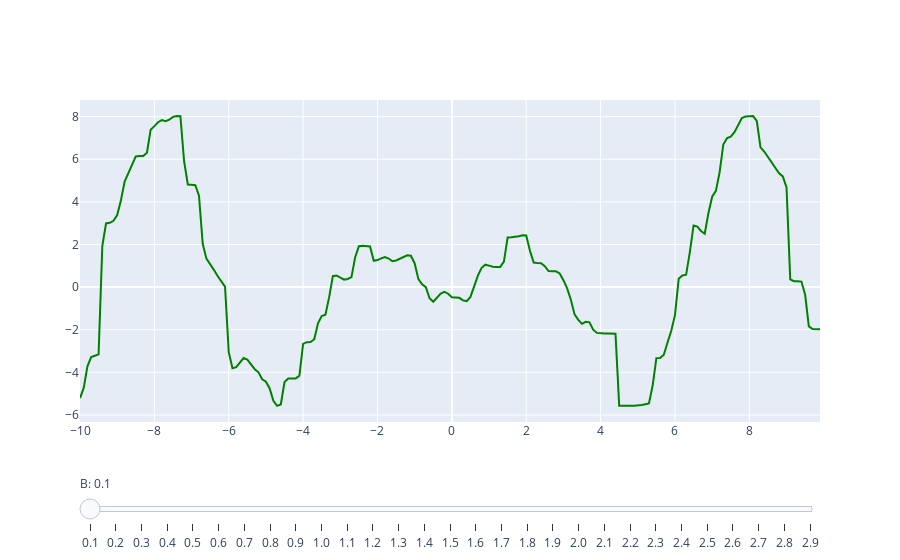

Write notebook code for a chart like this one.
### Code cell
import plotly.graph_objects as go
import numpy as np

# Create figure
fig = go.Figure()

# Add traces
for step in np.arange(0.1, 3, 0.1):
    gkr = GKR(x_synth, y_synth, step)

    x_p=[]
    y_p = []
    for x in x_real:
        x_p.append(x)
        y_p.append(gkr.predict(x))

    trace1 = go.Scatter(
            visible=False,
            line=dict(color="green", width=2),
            name="Regresja jądrowa dla B: " + str(round(step, 1)),
            x=x_p,
            y=y_p)

    fig.add_trace(trace1)

for step in np.arange(0.1, 3, 0.1):
    trace3 = go.Scatter(
            visible=False,
            line=dict(color="red", width=2),
            name="y=x*sin(x)",
            x=x_real,
            y=y_real)

    fig.add_trace(trace3)

# Make 0th trace visible
fig.data[0].visible = True

# Create and add slider
steps = []
for i in range(len(np.arange(0.1, 3, 0.1))):
    step = dict(
        method="update",
        args=[{"visible": [False] * len(fig.data)},
              {"title": "Wykres dla wartości B: " + str((i+1)/10)}],
    )
    step["args"][0]["visible"][i] = True
    step["args"][0]["visible"][i+len(np.arange(0.1, 3, 0.1))] = True
    steps.append(step)

sliders = [dict(
    active=0,
    pad={"t": 50},
    steps=steps
)]

fig.update_layout(sliders=sliders)

# Edit slider labels
fig['layout']['sliders'][0]['currentvalue']['prefix']='B: '
for i, j in enumerate(np.arange(0.1, 3, 0.1), start = 0):
    fig['layout']['sliders'][0]['steps'][i]['label']=round(j, 1)

fig.show()

### Figure 1 — Plotly figure (JSON) as saved in the notebook; plotly's stock layout.template omitted (floating-point values rounded to 4 significant figures; data arrays with more than 128 entries replaced by an {"elided": "..."} marker saying what was removed)
{"data": [{"line": {"color": "green", "width": 2}, "name": "Regresja jądrowa dla B: 0.1", "type": "scatter", "visible": true, "x": {"elided": "200 float values"}, "y": {"elided": "200 float values"}}, {"line": {"color": "green", "width": 2}, "name": "Regresja jądrowa dla B: 0.2", "type": "scatter", "visible": false, "x": {"elided": "200 float values"}, "y": {"elided": "200 float values"}}, {"line": {"color": "green", "width": 2}, "name": "Regresja jądrowa dla B: 0.3", "type": "scatter", "visible": false, "x": {"elided": "200 float values"}, "y": {"elided": "200 float values"}}, {"line": {"color": "green", "width": 2}, "name": "Regresja jądrowa dla B: 0.4", "type": "scatter", "visible": false, "x": {"elided": "200 float values"}, "y": {"elided": "200 float values"}}, {"line": {"color": "green", "width": 2}, "name": "Regresja jądrowa dla B: 0.5", "type": "scatter", "visible": false, "x": {"elided": "200 float values"}, "y": {"elided": "200 float values"}}, {"line": {"color": "green", "width": 2}, "name": "Regresja jądrowa dla B: 0.6", "type": "scatter", "visible": false, "x": {"elided": "200 float values"}, "y": {"elided": "200 float values"}}, {"line": {"color": "green", "width": 2}, "name": "Regresja jądrowa dla B: 0.7", "type": "scatter", "visible": false, "x": {"elided": "200 float values"}, "y": {"elided": "200 float values"}}, {"line": {"color": "green", "width": 2}, "name": "Regresja jądrowa dla B: 0.8", "type": "scatter", "visible": false, "x": {"elided": "200 float values"}, "y": {"elided": "200 float values"}}, {"line": {"color": "green", "width": 2}, "name": "Regresja jądrowa dla B: 0.9", "type": "scatter", "visible": false, "x": {"elided": "200 float values"}, "y": {"elided": "200 float values"}}, {"line": {"color": "green", "width": 2}, "name": "Regresja jądrowa dla B: 1.0", "type": "scatter", "visible": false, "x": {"elided": "200 float values"}, "y": {"elided": "200 float values"}}, {"line": {"color": "green", "width": 2}, "name": "Regresja jądrowa dla B: 1.1", "type": "scatter", "visible": false, "x": {"elided": "200 float values"}, "y": {"elided": "200 float values"}}, {"line": {"color": "green", "width": 2}, "name": "Regresja jądrowa dla B: 1.2", "type": "scatter", "visible": false, "x": {"elided": "200 float values"}, "y": {"elided": "200 float values"}}, {"line": {"color": "green", "width": 2}, "name": "Regresja jądrowa dla B: 1.3", "type": "scatter", "visible": false, "x": {"elided": "200 float values"}, "y": {"elided": "200 float values"}}, {"line": {"color": "green", "width": 2}, "name": "Regresja jądrowa dla B: 1.4", "type": "scatter", "visible": false, "x": {"elided": "200 float values"}, "y": {"elided": "200 float values"}}, {"line": {"color": "green", "width": 2}, "name": "Regresja jądrowa dla B: 1.5", "type": "scatter", "visible": false, "x": {"elided": "200 float values"}, "y": {"elided": "200 float values"}}, {"line": {"color": "green", "width": 2}, "name": "Regresja jądrowa dla B: 1.6", "type": "scatter", "visible": false, "x": {"elided": "200 float values"}, "y": {"elided": "200 float values"}}, {"line": {"color": "green", "width": 2}, "name": "Regresja jądrowa dla B: 1.7", "type": "scatter", "visible": false, "x": {"elided": "200 float values"}, "y": {"elided": "200 float values"}}, {"line": {"color": "green", "width": 2}, "name": "Regresja jądrowa dla B: 1.8", "type": "scatter", "visible": false, "x": {"elided": "200 float values"}, "y": {"elided": "200 float values"}}, {"line": {"color": "green", "width": 2}, "name": "Regresja jądrowa dla B: 1.9", "type": "scatter", "visible": false, "x": {"elided": "200 float values"}, "y": {"elided": "200 float values"}}, {"line": {"color": "green", "width": 2}, "name": "Regresja jądrowa dla B: 2.0", "type": "scatter", "visible": false, "x": {"elided": "200 float values"}, "y": {"elided": "200 float values"}}, {"line": {"color": "green", "width": 2}, "name": "Regresja jądrowa dla B: 2.1", "type": "scatter", "visible": false, "x": {"elided": "200 float values"}, "y": {"elided": "200 float values"}}, {"line": {"color": "green", "width": 2}, "name": "Regresja jądrowa dla B: 2.2", "type": "scatter", "visible": false, "x": {"elided": "200 float values"}, "y": {"elided": "200 float values"}}, {"line": {"color": "green", "width": 2}, "name": "Regresja jądrowa dla B: 2.3", "type": "scatter", "visible": false, "x": {"elided": "200 float values"}, "y": {"elided": "200 float values"}}, {"line": {"color": "green", "width": 2}, "name": "Regresja jądrowa dla B: 2.4", "type": "scatter", "visible": false, "x": {"elided": "200 float values"}, "y": {"elided": "200 float values"}}, {"line": {"color": "green", "width": 2}, "name": "Regresja jądrowa dla B: 2.5", "type": "scatter", "visible": false, "x": {"elided": "200 float values"}, "y": {"elided": "200 float values"}}, {"line": {"color": "green", "width": 2}, "name": "Regresja jądrowa dla B: 2.6", "type": "scatter", "visible": false, "x": {"elided": "200 float values"}, "y": {"elided": "200 float values"}}, {"line": {"color": "green", "width": 2}, "name": "Regresja jądrowa dla B: 2.7", "type": "scatter", "visible": false, "x": {"elided": "200 float values"}, "y": {"elided": "200 float values"}}, {"line": {"color": "green", "width": 2}, "name": "Regresja jądrowa dla B: 2.8", "type": "scatter", "visible": false, "x": {"elided": "200 float values"}, "y": {"elided": "200 float values"}}, {"line": {"color": "green", "width": 2}, "name": "Regresja jądrowa dla B: 2.9", "type": "scatter", "visible": false, "x": {"elided": "200 float values"}, "y": {"elided": "200 float values"}}, {"line": {"color": "red", "width": 2}, "name": "y=x*sin(x)", "type": "scatter", "visible": false, "x": {"elided": "200 float values"}, "y": {"elided": "200 float values"}}, {"line": {"color": "red", "width": 2}, "name": "y=x*sin(x)", "type": "scatter", "visible": false, "x": {"elided": "200 float values"}, "y": {"elided": "200 float values"}}, {"line": {"color": "red", "width": 2}, "name": "y=x*sin(x)", "type": "scatter", "visible": false, "x": {"elided": "200 float values"}, "y": {"elided": "200 float values"}}, {"line": {"color": "red", "width": 2}, "name": "y=x*sin(x)", "type": "scatter", "visible": false, "x": {"elided": "200 float values"}, "y": {"elided": "200 float values"}}, {"line": {"color": "red", "width": 2}, "name": "y=x*sin(x)", "type": "scatter", "visible": false, "x": {"elided": "200 float values"}, "y": {"elided": "200 float values"}}, {"line": {"color": "red", "width": 2}, "name": "y=x*sin(x)", "type": "scatter", "visible": false, "x": {"elided": "200 float values"}, "y": {"elided": "200 float values"}}, {"line": {"color": "red", "width": 2}, "name": "y=x*sin(x)", "type": "scatter", "visible": false, "x": {"elided": "200 float values"}, "y": {"elided": "200 float values"}}, {"line": {"color": "red", "width": 2}, "name": "y=x*sin(x)", "type": "scatter", "visible": false, "x": {"elided": "200 float values"}, "y": {"elided": "200 float values"}}, {"line": {"color": "red", "width": 2}, "name": "y=x*sin(x)", "type": "scatter", "visible": false, "x": {"elided": "200 float values"}, "y": {"elided": "200 float values"}}, {"line": {"color": "red", "width": 2}, "name": "y=x*sin(x)", "type": "scatter", "visible": false, "x": {"elided": "200 float values"}, "y": {"elided": "200 float values"}}, {"line": {"color": "red", "width": 2}, "name": "y=x*sin(x)", "type": "scatter", "visible": false, "x": {"elided": "200 float values"}, "y": {"elided": "200 float values"}}, {"line": {"color": "red", "width": 2}, "name": "y=x*sin(x)", "type": "scatter", "visible": false, "x": {"elided": "200 float values"}, "y": {"elided": "200 float values"}}, {"line": {"color": "red", "width": 2}, "name": "y=x*sin(x)", "type": "scatter", "visible": false, "x": {"elided": "200 float values"}, "y": {"elided": "200 float values"}}, {"line": {"color": "red", "width": 2}, "name": "y=x*sin(x)", "type": "scatter", "visible": false, "x": {"elided": "200 float values"}, "y": {"elided": "200 float values"}}, {"line": {"color": "red", "width": 2}, "name": "y=x*sin(x)", "type": "scatter", "visible": false, "x": {"elided": "200 float values"}, "y": {"elided": "200 float values"}}, {"line": {"color": "red", "width": 2}, "name": "y=x*sin(x)", "type": "scatter", "visible": false, "x": {"elided": "200 float values"}, "y": {"elided": "200 float values"}}, {"line": {"color": "red", "width": 2}, "name": "y=x*sin(x)", "type": "scatter", "visible": false, "x": {"elided": "200 float values"}, "y": {"elided": "200 float values"}}, {"line": {"color": "red", "width": 2}, "name": "y=x*sin(x)", "type": "scatter", "visible": false, "x": {"elided": "200 float values"}, "y": {"elided": "200 float values"}}, {"line": {"color": "red", "width": 2}, "name": "y=x*sin(x)", "type": "scatter", "visible": false, "x": {"elided": "200 float values"}, "y": {"elided": "200 float values"}}, {"line": {"color": "red", "width": 2}, "name": "y=x*sin(x)", "type": "scatter", "visible": false, "x": {"elided": "200 float values"}, "y": {"elided": "200 float values"}}, {"line": {"color": "red", "width": 2}, "name": "y=x*sin(x)", "type": "scatter", "visible": false, "x": {"elided": "200 float values"}, "y": {"elided": "200 float values"}}, {"line": {"color": "red", "width": 2}, "name": "y=x*sin(x)", "type": "scatter", "visible": false, "x": {"elided": "200 float values"}, "y": {"elided": "200 float values"}}, {"line": {"color": "red", "width": 2}, "name": "y=x*sin(x)", "type": "scatter", "visible": false, "x": {"elided": "200 float values"}, "y": {"elided": "200 float values"}}, {"line": {"color": "red", "width": 2}, "name": "y=x*sin(x)", "type": "scatter", "visible": false, "x": {"elided": "200 float values"}, "y": {"elided": "200 float values"}}, {"line": {"color": "red", "width": 2}, "name": "y=x*sin(x)", "type": "scatter", "visible": false, "x": {"elided": "200 float values"}, "y": {"elided": "200 float values"}}, {"line": {"color": "red", "width": 2}, "name": "y=x*sin(x)", "type": "scatter", "visible": false, "x": {"elided": "200 float values"}, "y": {"elided": "200 float values"}}, {"line": {"color": "red", "width": 2}, "name": "y=x*sin(x)", "type": "scatter", "visible": false, "x": {"elided": "200 float values"}, "y": {"elided": "200 float values"}}, {"line": {"color": "red", "width": 2}, "name": "y=x*sin(x)", "type": "scatter", "visible": false, "x": {"elided": "200 float values"}, "y": {"elided": "200 float values"}}, {"line": {"color": "red", "width": 2}, "name": "y=x*sin(x)", "type": "scatter", "visible": false, "x": {"elided": "200 float values"}, "y": {"elided": "200 float values"}}], "layout": {"sliders": [{"active": 0, "currentvalue": {"prefix": "B: "}, "pad": {"t": 50}, "steps": [{"args": [{"visible": [true, false, false, false, false, false, false, false, false, false, false, false, false, false, false, false, false, false, false, false, false, false, false, false, false, false, false, false, false, true, false, false, false, false, false, false, false, false, false, false, false, false, false, false, false, false, false, false, false, false, false, false, false, false, false, false, false, false]}, {"title": "Wykres dla wartości B: 0.1"}], "label": "0.1", "method": "update"}, {"args": [{"visible": [false, true, false, false, false, false, false, false, false, false, false, false, false, false, false, false, false, false, false, false, false, false, false, false, false, false, false, false, false, false, true, false, false, false, false, false, false, false, false, false, false, false, false, false, false, false, false, false, false, false, false, false, false, false, false, false, false, false]}, {"title": "Wykres dla wartości B: 0.2"}], "label": "0.2", "method": "update"}, {"args": [{"visible": [false, false, true, false, false, false, false, false, false, false, false, false, false, false, false, false, false, false, false, false, false, false, false, false, false, false, false, false, false, false, false, true, false, false, false, false, false, false, false, false, false, false, false, false, false, false, false, false, false, false, false, false, false, false, false, false, false, false]}, {"title": "Wykres dla wartości B: 0.3"}], "label": "0.3", "method": "update"}, {"args": [{"visible": [false, false, false, true, false, false, false, false, false, false, false, false, false, false, false, false, false, false, false, false, false, false, false, false, false, false, false, false, false, false, false, false, true, false, false, false, false, false, false, false, false, false, false, false, false, false, false, false, false, false, false, false, false, false, false, false, false, false]}, {"title": "Wykres dla wartości B: 0.4"}], "label": "0.4", "method": "update"}, {"args": [{"visible": [false, false, false, false, true, false, false, false, false, false, false, false, false, false, false, false, false, false, false, false, false, false, false, false, false, false, false, false, false, false, false, false, false, true, false, false, false, false, false, false, false, false, false, false, false, false, false, false, false, false, false, false, false, false, false, false, false, false]}, {"title": "Wykres dla wartości B: 0.5"}], "label": "0.5", "method": "update"}, {"args": [{"visible": [false, false, false, false, false, true, false, false, false, false, false, false, false, false, false, false, false, false, false, false, false, false, false, false, false, false, false, false, false, false, false, false, false, false, true, false, false, false, false, false, false, false, false, false, false, false, false, false, false, false, false, false, false, false, false, false, false, false]}, {"title": "Wykres dla wartości B: 0.6"}], "label": "0.6", "method": "update"}, {"args": [{"visible": [false, false, false, false, false, false, true, false, false, false, false, false, false, false, false, false, false, false, false, false, false, false, false, false, false, false, false, false, false, false, false, false, false, false, false, true, false, false, false, false, false, false, false, false, false, false, false, false, false, false, false, false, false, false, false, false, false, false]}, {"title": "Wykres dla wartości B: 0.7"}], "label": "0.7", "method": "update"}, {"args": [{"visible": [false, false, false, false, false, false, false, true, false, false, false, false, false, false, false, false, false, false, false, false, false, false, false, false, false, false, false, false, false, false, false, false, false, false, false, false, true, false, false, false, false, false, false, false, false, false, false, false, false, false, false, false, false, false, false, false, false, false]}, {"title": "Wykres dla wartości B: 0.8"}], "label": "0.8", "method": "update"}, {"args": [{"visible": [false, false, false, false, false, false, false, false, true, false, false, false, false, false, false, false, false, false, false, false, false, false, false, false, false, false, false, false, false, false, false, false, false, false, false, false, false, true, false, false, false, false, false, false, false, false, false, false, false, false, false, false, false, false, false, false, false, false]}, {"title": "Wykres dla wartości B: 0.9"}], "label": "0.9", "method": "update"}, {"args": [{"visible": [false, false, false, false, false, false, false, false, false, true, false, false, false, false, false, false, false, false, false, false, false, false, false, false, false, false, false, false, false, false, false, false, false, false, false, false, false, false, true, false, false, false, false, false, false, false, false, false, false, false, false, false, false, false, false, false, false, false]}, {"title": "Wykres dla wartości B: 1.0"}], "label": "1.0", "method": "update"}, {"args": [{"visible": [false, false, false, false, false, false, false, false, false, false, true, false, false, false, false, false, false, false, false, false, false, false, false, false, false, false, false, false, false, false, false, false, false, false, false, false, false, false, false, true, false, false, false, false, false, false, false, false, false, false, false, false, false, false, false, false, false, false]}, {"title": "Wykres dla wartości B: 1.1"}], "label": "1.1", "method": "update"}, {"args": [{"visible": [false, false, false, false, false, false, false, false, false, false, false, true, false, false, false, false, false, false, false, false, false, false, false, false, false, false, false, false, false, false, false, false, false, false, false, false, false, false, false, false, true, false, false, false, false, false, false, false, false, false, false, false, false, false, false, false, false, false]}, {"title": "Wykres dla wartości B: 1.2"}], "label": "1.2", "method": "update"}, {"args": [{"visible": [false, false, false, false, false, false, false, false, false, false, false, false, true, false, false, false, false, false, false, false, false, false, false, false, false, false, false, false, false, false, false, false, false, false, false, false, false, false, false, false, false, true, false, false, false, false, false, false, false, false, false, false, false, false, false, false, false, false]}, {"title": "Wykres dla wartości B: 1.3"}], "label": "1.3", "method": "update"}, {"args": [{"visible": [false, false, false, false, false, false, false, false, false, false, false, false, false, true, false, false, false, false, false, false, false, false, false, false, false, false, false, false, false, false, false, false, false, false, false, false, false, false, false, false, false, false, true, false, false, false, false, false, false, false, false, false, false, false, false, false, false, false]}, {"title": "Wykres dla wartości B: 1.4"}], "label": "1.4", "method": "update"}, {"args": [{"visible": [false, false, false, false, false, false, false, false, false, false, false, false, false, false, true, false, false, false, false, false, false, false, false, false, false, false, false, false, false, false, false, false, false, false, false, false, false, false, false, false, false, false, false, true, false, false, false, false, false, false, false, false, false, false, false, false, false, false]}, {"title": "Wykres dla wartości B: 1.5"}], "label": "1.5", "method": "update"}, {"args": [{"visible": [false, false, false, false, false, false, false, false, false, false, false, false, false, false, false, true, false, false, false, false, false, false, false, false, false, false, false, false, false, false, false, false, false, false, false, false, false, false, false, false, false, false, false, false, true, false, false, false, false, false, false, false, false, false, false, false, false, false]}, {"title": "Wykres dla wartości B: 1.6"}], "label": "1.6", "method": "update"}, {"args": [{"visible": [false, false, false, false, false, false, false, false, false, false, false, false, false, false, false, false, true, false, false, false, false, false, false, false, false, false, false, false, false, false, false, false, false, false, false, false, false, false, false, false, false, false, false, false, false, true, false, false, false, false, false, false, false, false, false, false, false, false]}, {"title": "Wykres dla wartości B: 1.7"}], "label": "1.7", "method": "update"}, {"args": [{"visible": [false, false, false, false, false, false, false, false, false, false, false, false, false, false, false, false, false, true, false, false, false, false, false, false, false, false, false, false, false, false, false, false, false, false, false, false, false, false, false, false, false, false, false, false, false, false, true, false, false, false, false, false, false, false, false, false, false, false]}, {"title": "Wykres dla wartości B: 1.8"}], "label": "1.8", "method": "update"}, {"args": [{"visible": [false, false, false, false, false, false, false, false, false, false, false, false, false, false, false, false, false, false, true, false, false, false, false, false, false, false, false, false, false, false, false, false, false, false, false, false, false, false, false, false, false, false, false, false, false, false, false, true, false, false, false, false, false, false, false, false, false, false]}, {"title": "Wykres dla wartości B: 1.9"}], "label": "1.9", "method": "update"}, {"args": [{"visible": [false, false, false, false, false, false, false, false, false, false, false, false, false, false, false, false, false, false, false, true, false, false, false, false, false, false, false, false, false, false, false, false, false, false, false, false, false, false, false, false, false, false, false, false, false, false, false, false, true, false, false, false, false, false, false, false, false, false]}, {"title": "Wykres dla wartości B: 2.0"}], "label": "2.0", "method": "update"}, {"args": [{"visible": [false, false, false, false, false, false, false, false, false, false, false, false, false, false, false, false, false, false, false, false, true, false, false, false, false, false, false, false, false, false, false, false, false, false, false, false, false, false, false, false, false, false, false, false, false, false, false, false, false, true, false, false, false, false, false, false, false, false]}, {"title": "Wykres dla wartości B: 2.1"}], "label": "2.1", "method": "update"}, {"args": [{"visible": [false, false, false, false, false, false, false, false, false, false, false, false, false, false, false, false, false, false, false, false, false, true, false, false, false, false, false, false, false, false, false, false, false, false, false, false, false, false, false, false, false, false, false, false, false, false, false, false, false, false, true, false, false, false, false, false, false, false]}, {"title": "Wykres dla wartości B: 2.2"}], "label": "2.2", "method": "update"}, {"args": [{"visible": [false, false, false, false, false, false, false, false, false, false, false, false, false, false, false, false, false, false, false, false, false, false, true, false, false, false, false, false, false, false, false, false, false, false, false, false, false, false, false, false, false, false, false, false, false, false, false, false, false, false, false, true, false, false, false, false, false, false]}, {"title": "Wykres dla wartości B: 2.3"}], "label": "2.3", "method": "update"}, {"args": [{"visible": [false, false, false, false, false, false, false, false, false, false, false, false, false, false, false, false, false, false, false, false, false, false, false, true, false, false, false, false, false, false, false, false, false, false, false, false, false, false, false, false, false, false, false, false, false, false, false, false, false, false, false, false, true, false, false, false, false, false]}, {"title": "Wykres dla wartości B: 2.4"}], "label": "2.4", "method": "update"}, {"args": [{"visible": [false, false, false, false, false, false, false, false, false, false, false, false, false, false, false, false, false, false, false, false, false, false, false, false, true, false, false, false, false, false, false, false, false, false, false, false, false, false, false, false, false, false, false, false, false, false, false, false, false, false, false, false, false, true, false, false, false, false]}, {"title": "Wykres dla wartości B: 2.5"}], "label": "2.5", "method": "update"}, {"args": [{"visible": [false, false, false, false, false, false, false, false, false, false, false, false, false, false, false, false, false, false, false, false, false, false, false, false, false, true, false, false, false, false, false, false, false, false, false, false, false, false, false, false, false, false, false, false, false, false, false, false, false, false, false, false, false, false, true, false, false, false]}, {"title": "Wykres dla wartości B: 2.6"}], "label": "2.6", "method": "update"}, {"args": [{"visible": [false, false, false, false, false, false, false, false, false, false, false, false, false, false, false, false, false, false, false, false, false, false, false, false, false, false, true, false, false, false, false, false, false, false, false, false, false, false, false, false, false, false, false, false, false, false, false, false, false, false, false, false, false, false, false, true, false, false]}, {"title": "Wykres dla wartości B: 2.7"}], "label": "2.7", "method": "update"}, {"args": [{"visible": [false, false, false, false, false, false, false, false, false, false, false, false, false, false, false, false, false, false, false, false, false, false, false, false, false, false, false, true, false, false, false, false, false, false, false, false, false, false, false, false, false, false, false, false, false, false, false, false, false, false, false, false, false, false, false, false, true, false]}, {"title": "Wykres dla wartości B: 2.8"}], "label": "2.8", "method": "update"}, {"args": [{"visible": [false, false, false, false, false, false, false, false, false, false, false, false, false, false, false, false, false, false, false, false, false, false, false, false, false, false, false, false, true, false, false, false, false, false, false, false, false, false, false, false, false, false, false, false, false, false, false, false, false, false, false, false, false, false, false, false, false, true]}, {"title": "Wykres dla wartości B: 2.9"}], "label": "2.9", "method": "update"}]}]}}
